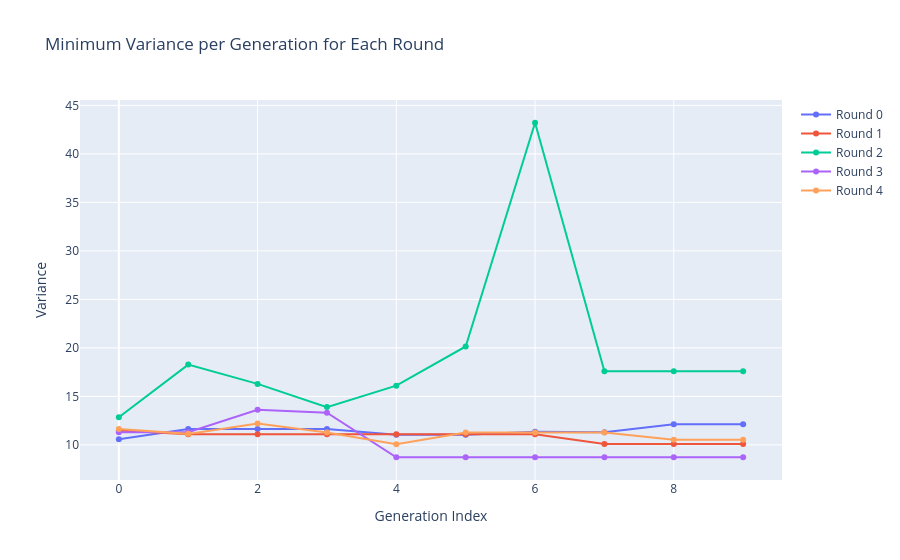

The code cell stored with this chart in its notebook:
### Code cell
import plotly.graph_objects as go
import pandas as pd

# Example data (replace with your own)
data = VARIANCES
for item in data:
    print(item)

# Convert to DataFrame for easy grouping
df = pd.DataFrame(data, columns=["round_idx", "gen_idx", "bitstring", "variance"])

# For each round & generation, find the row with minimum variance
df_min = df.loc[df.groupby(["round_idx", "gen_idx"])["variance"].idxmin()]

# Create interactive plot
fig = go.Figure()

for round_val, group in df_min.groupby("round_idx"):
    print(group)
    fig.add_trace(
        go.Scatter(
            x=group["gen_idx"],
            y=group["variance"],
            mode="lines+markers",
            name=f"Round {round_val}",
            text=[f"Bitstring: {b}" for b in group["bitstring"]],
            hovertemplate="Gen: %{x}<br>Variance: %{y}<br>%{text}"
        )
    )

fig.update_layout(
    title="Minimum Variance per Generation for Each Round",
    xaxis_title="Generation Index",
    yaxis_title="Variance",
    hovermode="closest"
)

fig.show()

### Figure 1 — Plotly figure (JSON) as saved in the notebook; plotly's stock layout.template omitted (floating-point values rounded to 4 significant figures)
{"data": [{"hovertemplate": "Gen: %{x}<br>Variance: %{y}<br>%{text}", "mode": "lines+markers", "name": "Round 0", "text": ["Bitstring: 000111111000101100110101110001", "Bitstring: 100110011000101101110101110011", "Bitstring: 100110011000101101110101110011", "Bitstring: 100110011000101101110101110011", "Bitstring: 010110011000101000110101011011", "Bitstring: 010110011000101000110101011011", "Bitstring: 000001000100000100101001011011", "Bitstring: 000100011000100000110100011011", "Bitstring: 000110111000101000011010011011", "Bitstring: 000110111000101000011010011011"], "type": "scatter", "x": [0, 1, 2, 3, 4, 5, 6, 7, 8, 9], "y": [10.58, 11.64, 11.64, 11.64, 11.06, 11.06, 11.37, 11.31, 12.14, 12.14]}, {"hovertemplate": "Gen: %{x}<br>Variance: %{y}<br>%{text}", "mode": "lines+markers", "name": "Round 1", "text": ["Bitstring: 111000010000010000110101000101", "Bitstring: 010010010000010000110100111100", "Bitstring: 010010010000010000110100111100", "Bitstring: 010010010000010000110100111100", "Bitstring: 010010010000010000110100111100", "Bitstring: 010010010000010000110100111100", "Bitstring: 010010010000010000110100111100", "Bitstring: 110010010000010000110100011000", "Bitstring: 110010010000010000110100011000", "Bitstring: 110010010000010000110100011000"], "type": "scatter", "x": [0, 1, 2, 3, 4, 5, 6, 7, 8, 9], "y": [11.48, 11.09, 11.09, 11.09, 11.09, 11.09, 11.09, 10.1, 10.1, 10.1]}, {"hovertemplate": "Gen: %{x}<br>Variance: %{y}<br>%{text}", "mode": "lines+markers", "name": "Round 2", "text": ["Bitstring: 110000001010000110110001000011", "Bitstring: 110010010000100011111101010110", "Bitstring: 000100110001001010111011011011", "Bitstring: 000101011010111110011100010011", "Bitstring: 100000000000101100001100000110", "Bitstring: 100110110000011010111011011001", "Bitstring: 100100010000101000000010011110", "Bitstring: 100000000000101100001000000110", "Bitstring: 100000000000101100001000000110", "Bitstring: 100000000000101100001000000110"], "type": "scatter", "x": [0, 1, 2, 3, 4, 5, 6, 7, 8, 9], "y": [12.86, 18.28, 16.29, 13.9, 16.11, 20.15, 43.21, 17.59, 17.59, 17.59]}, {"hovertemplate": "Gen: %{x}<br>Variance: %{y}<br>%{text}", "mode": "lines+markers", "name": "Round 3", "text": ["Bitstring: 000100110000010000000100001011", "Bitstring: 000100110000010000000100001011", "Bitstring: 101110110000111000010110101011", "Bitstring: 101000000100100011010100111000", "Bitstring: 001010000000010010010000101001", "Bitstring: 001010000000010010010000101001", "Bitstring: 001010000000010010010000101001", "Bitstring: 001010000000010010010000101001", "Bitstring: 001010000000010010010000101001", "Bitstring: 001010000000010010010000101001"], "type": "scatter", "x": [0, 1, 2, 3, 4, 5, 6, 7, 8, 9], "y": [11.31, 11.31, 13.63, 13.32, 8.73, 8.73, 8.73, 8.73, 8.73, 8.73]}, {"hovertemplate": "Gen: %{x}<br>Variance: %{y}<br>%{text}", "mode": "lines+markers", "name": "Round 4", "text": ["Bitstring: 100101110000101110010000100011", "Bitstring: 001000100100111100011110000011", "Bitstring: 101111011001011001011011000001", "Bitstring: 100110100101011001011000010101", "Bitstring: 001110000001011001011000010001", "Bitstring: 111110000100111001110010000001", "Bitstring: 111110000100111001110010000001", "Bitstring: 111110000100111001110010000001", "Bitstring: 011110000000111001111000011001", "Bitstring: 011110000000111001111000011001"], "type": "scatter", "x": [0, 1, 2, 3, 4, 5, 6, 7, 8, 9], "y": [11.63, 11.14, 12.22, 11.28, 10.07, 11.29, 11.29, 11.29, 10.54, 10.54]}], "layout": {"hovermode": "closest", "title": {"text": "Minimum Variance per Generation for Each Round"}, "xaxis": {"title": {"text": "Generation Index"}}, "yaxis": {"title": {"text": "Variance"}}}}
